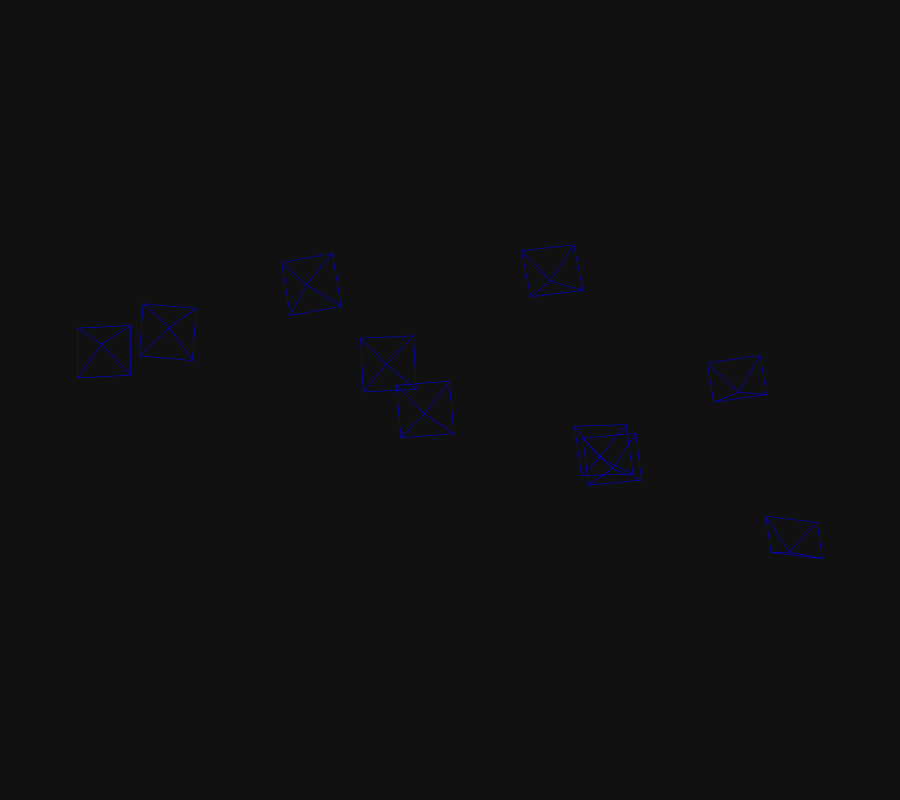

Notebook source saved alongside this figure:
### Code cell
visualize_batch(poses_pred.detach(), data["gt_pose"], points.data)

### Figure 1 — Plotly figure (JSON) as saved in the notebook; plotly's stock layout.template omitted (floating-point values rounded to 4 significant figures)
{"data": [{"hovertemplate": "gt", "line": {"color": "blue", "width": 1}, "mode": "lines", "showlegend": false, "type": "scatter3d", "x": [1.206, 1.152, 1.271, 1.206, 1.271, 1.283, 1.206, 1.283, 1.164, 1.206, 1.164, 1.152], "y": [0.008978, -0.07361, -0.06057, 0.008978, -0.06057, 0.02722, 0.008978, 0.02722, 0.01417, 0.008978, 0.01417, -0.07361], "z": [1.274, 1.277, 1.247, 1.274, 1.247, 1.334, 1.274, 1.334, 1.364, 1.274, 1.364, 1.277]}, {"hovertemplate": "gt", "line": {"color": "blue", "width": 1}, "mode": "lines", "showlegend": false, "type": "scatter3d", "x": [1.09, 1.017, 1.139, 1.09, 1.139, 1.154, 1.09, 1.154, 1.032, 1.09, 1.032, 1.017], "y": [-0.3464, -0.4138, -0.4317, -0.3464, -0.4317, -0.3377, -0.3464, -0.3377, -0.3197, -0.3464, -0.3197, -0.4138], "z": [1.552, 1.549, 1.547, 1.552, 1.547, 1.627, 1.552, 1.627, 1.628, 1.552, 1.628, 1.549]}, {"hovertemplate": "gt", "line": {"color": "blue", "width": 1}, "mode": "lines", "showlegend": false, "type": "scatter3d", "x": [0.656, 0.5882, 0.7089, 0.656, 0.7089, 0.731, 0.656, 0.731, 0.6103, 0.656, 0.6103, 0.5882], "y": [-0.6114, -0.6797, -0.6947, -0.6114, -0.6947, -0.5861, -0.6114, -0.5861, -0.5711, -0.6114, -0.5711, -0.6797], "z": [1.398, 1.42, 1.402, 1.398, 1.402, 1.457, 1.398, 1.457, 1.476, 1.398, 1.476, 1.42]}, {"hovertemplate": "gt", "line": {"color": "blue", "width": 1}, "mode": "lines", "showlegend": false, "type": "scatter3d", "x": [0.09227, 0.03483, 0.1522, 0.09227, 0.1522, 0.1727, 0.09227, 0.1727, 0.05537, 0.09227, 0.05537, 0.03483], "y": [-0.6138, -0.6616, -0.6839, -0.6138, -0.6839, -0.5621, -0.6138, -0.5621, -0.5398, -0.6138, -0.5398, -0.6616], "z": [1.182, 1.247, 1.218, 1.182, 1.218, 1.207, 1.182, 1.207, 1.236, 1.182, 1.236, 1.247]}, {"hovertemplate": "gt", "line": {"color": "blue", "width": 1}, "mode": "lines", "showlegend": false, "type": "scatter3d", "x": [-0.3803, -0.4356, -0.3136, -0.3803, -0.3136, -0.3135, -0.3803, -0.3135, -0.4355, -0.3803, -0.4355, -0.4356], "y": [-0.4667, -0.5, -0.5067, -0.4667, -0.5067, -0.3945, -0.4667, -0.3945, -0.3878, -0.4667, -0.3878, -0.5], "z": [1.368, 1.442, 1.428, 1.368, 1.428, 1.376, 1.368, 1.376, 1.39, 1.368, 1.39, 1.442]}, {"hovertemplate": "gt", "line": {"color": "blue", "width": 1}, "mode": "lines", "showlegend": false, "type": "scatter3d", "x": [-0.2236, -0.2844, -0.162, -0.2236, -0.162, -0.1705, -0.2236, -0.1705, -0.2929, -0.2236, -0.2929, -0.2844], "y": [-0.4909, -0.543, -0.5321, -0.4909, -0.5321, -0.4134, -0.4909, -0.4134, -0.4244, -0.4909, -0.4244, -0.543], "z": [1.645, 1.703, 1.711, 1.645, 1.711, 1.676, 1.645, 1.676, 1.668, 1.645, 1.668, 1.703]}, {"hovertemplate": "gt", "line": {"color": "blue", "width": 1}, "mode": "lines", "showlegend": false, "type": "scatter3d", "x": [0.2765, 0.2174, 0.3396, 0.2765, 0.3396, 0.3457, 0.2765, 0.3457, 0.2235, 0.2765, 0.2235, 0.2174], "y": [-0.4179, -0.4755, -0.4819, -0.4179, -0.4819, -0.3581, -0.4179, -0.3581, -0.3517, -0.4179, -0.3517, -0.4755], "z": [1.41, 1.464, 1.451, 1.41, 1.451, 1.447, 1.41, 1.447, 1.461, 1.41, 1.461, 1.464]}, {"hovertemplate": "gt", "line": {"color": "blue", "width": 1}, "mode": "lines", "showlegend": false, "type": "scatter3d", "x": [0.768, 0.711, 0.8297, 0.768, 0.8297, 0.8459, 0.768, 0.8459, 0.7272, 0.768, 0.7272, 0.711], "y": [-0.2059, -0.2771, -0.2827, -0.2059, -0.2827, -0.1666, -0.2059, -0.1666, -0.161, -0.2059, -0.161, -0.2771], "z": [1.329, 1.367, 1.335, 1.329, 1.335, 1.375, 1.329, 1.375, 1.407, 1.329, 1.407, 1.367]}, {"hovertemplate": "gt", "line": {"color": "blue", "width": 1}, "mode": "lines", "showlegend": false, "type": "scatter3d", "x": [0.7983, 0.7302, 0.8525, 0.7983, 0.8525, 0.8657, 0.7983, 0.8657, 0.7434, 0.7983, 0.7434, 0.7302], "y": [-0.1661, -0.2354, -0.2477, -0.1661, -0.2477, -0.1363, -0.1661, -0.1363, -0.1241, -0.1661, -0.1241, -0.2354], "z": [1.628, 1.645, 1.641, 1.628, 1.641, 1.694, 1.628, 1.694, 1.698, 1.628, 1.698, 1.645]}, {"hovertemplate": "gt", "line": {"color": "blue", "width": 1}, "mode": "lines", "showlegend": false, "type": "scatter3d", "x": [0.3645, 0.2997, 0.4222, 0.3645, 0.4222, 0.433, 0.3645, 0.433, 0.3105, 0.3645, 0.3105, 0.2997], "y": [-0.2968, -0.3605, -0.3702, -0.2968, -0.3702, -0.2483, -0.2968, -0.2483, -0.2386, -0.2968, -0.2386, -0.3605], "z": [1.551, 1.589, 1.583, 1.551, 1.583, 1.603, 1.551, 1.603, 1.609, 1.551, 1.609, 1.589]}], "layout": {"height": 800, "legend": {"orientation": "h", "x": 0.1, "xanchor": "left", "y": 0.99, "yanchor": "top"}, "margin": {"b": 0, "l": 0, "pad": 0, "r": 0, "t": 0}, "scene": {"aspectmode": "data", "camera": {"eye": {"x": 0, "y": -0.1, "z": -2}, "projection": {"type": "orthographic"}, "up": {"x": 0, "y": -1, "z": 0}}, "dragmode": "orbit", "xaxis": {"autorange": true, "showbackground": false, "showgrid": false, "showline": false, "showticklabels": true, "visible": false}, "yaxis": {"autorange": true, "showbackground": false, "showgrid": false, "showline": false, "showticklabels": true, "visible": false}, "zaxis": {"autorange": true, "showbackground": false, "showgrid": false, "showline": false, "showticklabels": true, "visible": false}}, "showlegend": true}}
